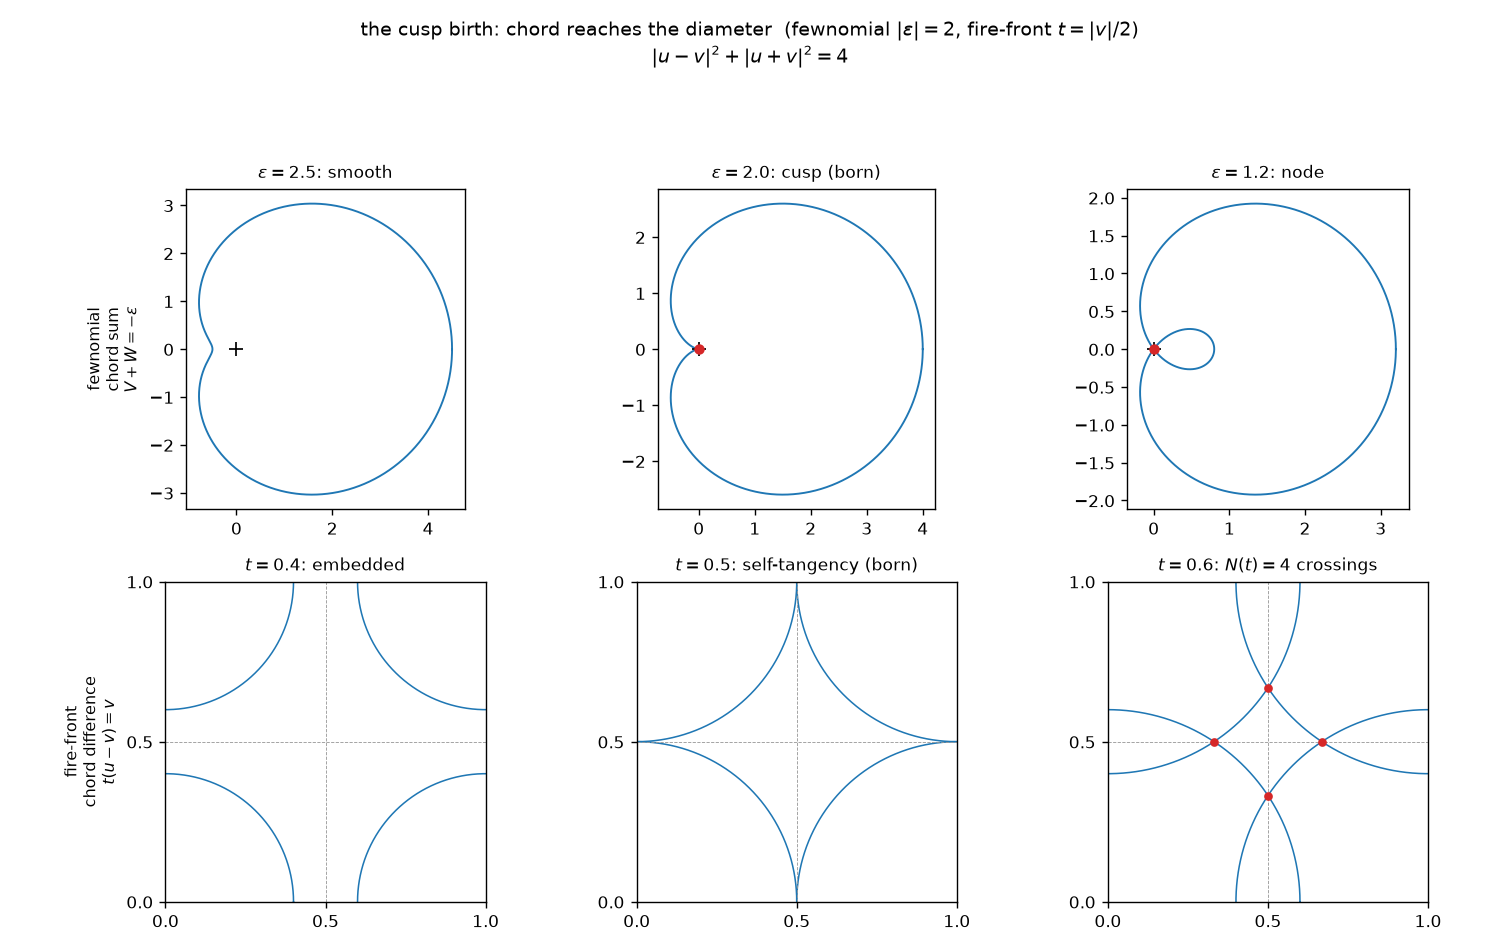

This figure's Python source:
#!/usr/bin/env python3
"""
051 — fewnomial–fire-front comparison: the cusp birth, chord sum vs chord difference.

Side-by-side illustration of the mechanism shared by
  (a) the finite-layer exponential polynomial  P_eps(V) = V^2 + eps V + 1  on the
      unit circle V = e^{it}  (notes/algebra/01..., §3): its self-intersection is a
      chord-SUM condition  V + W = -eps, born at |eps| = 2 (V = W, coincident);
  (b) the fire-front on the flat torus  C_t(theta) = (t cos theta, t sin theta) mod 1:
      its crossings are a chord-DIFFERENCE condition  t(u - v) = w (w in Z^2), born at
      t = |w|/2 (u = -v, antipodal).

The two conditions are complementary by the parallelogram law
    |u - v|^2 + |u + v|^2 = 4,
i.e. the birth is "a chord of the parametrising circle reaches the diameter", read
once through the difference (fire-front, antipodal) and once through the sum
(fewnomial, coincident).

Top row:  P_eps(e^{it}) = e^{it}(2 cos t + eps)  for eps = 2.5 (smooth), 2.0 (cusp),
          1.2 (node).
Bottom row: the folded distance circle C_t on T^2 for t = 0.4 (embedded), 0.5
          (self-tangency), 0.6 (transverse crossings).
"""

from math import pi, cos, sin
import numpy as np
import matplotlib
matplotlib.use("Agg")
import matplotlib.pyplot as plt
from pathlib import Path

OUT = Path(__file__).resolve().parent


def fewnomial(eps, n=2000):
    t = np.linspace(0.0, 2 * pi, n)
    z = np.exp(1j * t) * (2.0 * np.cos(t) + eps)
    return z


def torus_curve(t, n=3000):
    th = np.linspace(0.0, 2 * pi, n, endpoint=False)
    return np.stack([t * np.cos(th), t * np.sin(th)], axis=1)


def torus_crossings(t):
    """Crossings of C_t on the unit square torus (lattice vectors |v| < 2t)."""
    R2 = (2.0 * t) ** 2
    M = int(2.0 * t) + 1
    pts = []
    for m in range(-M, M + 1):
        for n in range(-M, M + 1):
            if m == 0 and n == 0:
                continue
            if m * m + n * n >= R2:
                continue
            if not (m > 0 or (m == 0 and n > 0)):
                continue
            L = (m * m + n * n) ** 0.5
            d = (t * t - L * L / 4.0) ** 0.5
            perp = (-n / L, m / L)
            for sgn in (+1.0, -1.0):
                mid = (sgn * d * perp[0], sgn * d * perp[1])
                x = (mid[0] - m / 2.0, mid[1] - n / 2.0)
                pts.append((x[0] % 1.0, x[1] % 1.0))
    return pts


def main():
    fig, axes = plt.subplots(2, 3, figsize=(12.0, 7.6))

    # ---- top row: fewnomial (chord sum) ----
    for ax, eps in zip(axes[0], (2.5, 2.0, 1.2)):
        z = fewnomial(eps)
        ax.plot(z.real, z.imag, lw=1.1, color="#1f77b4")
        ax.plot([0], [0], "k+", ms=8)
        if eps < 2.0:
            ax.plot([0], [0], "o", color="#d62728", ms=5)  # the node at origin
            ax.set_title(f"$\\varepsilon={eps}$: node", fontsize=10)
        elif abs(eps - 2.0) < 1e-9:
            ax.plot([0], [0], "o", color="#d62728", ms=5)
            ax.set_title(f"$\\varepsilon={eps}$: cusp (born)", fontsize=10)
        else:
            ax.set_title(f"$\\varepsilon={eps}$: smooth", fontsize=10)
        ax.set_aspect("equal")

    # ---- bottom row: fire-front on the torus (chord difference) ----
    for ax, t in zip(axes[1], (0.4, 0.5, 0.6)):
        pts = torus_curve(t)
        for ox in (-1, 0, 1):
            for oy in (-1, 0, 1):
                ax.plot(pts[:, 0] + ox, pts[:, 1] + oy, color="#1f77b4", lw=0.9)
        ax.axvline(0.5, color="0.6", lw=0.5, ls="--")
        ax.axhline(0.5, color="0.6", lw=0.5, ls="--")
        for (cx, cy) in torus_crossings(t):
            ax.plot([cx], [cy], "o", color="#d62728", ms=4)
        if t < 0.5:
            ax.set_title(f"$t={t}$: embedded", fontsize=10)
        elif abs(t - 0.5) < 1e-9:
            ax.set_title(f"$t={t}$: self-tangency (born)", fontsize=10)
        else:
            ax.set_title(f"$t={t}$: $N(t)={len(torus_crossings(t))}$ crossings", fontsize=10)
        ax.set_xlim(0, 1)
        ax.set_ylim(0, 1)
        ax.set_aspect("equal")
        ax.set_xticks([0, 0.5, 1])
        ax.set_yticks([0, 0.5, 1])

    axes[0, 0].set_ylabel("fewnomial\nchord sum\n$V+W=-\\varepsilon$", fontsize=9)
    axes[1, 0].set_ylabel("fire-front\nchord difference\n$t(u-v)=v$", fontsize=9)
    fig.suptitle(
        "the cusp birth: chord reaches the diameter  (fewnomial $|\\varepsilon|=2$, "
        "fire-front $t=|v|/2$)\n$|u-v|^2+|u+v|^2=4$",
        fontsize=11,
    )
    fig.tight_layout(rect=[0, 0, 1, 0.92])
    fname = OUT / "051-fewnomial-firefront-comparison.png"
    fig.savefig(fname, dpi=125)
    print("wrote", fname.name)


if __name__ == "__main__":
    main()
